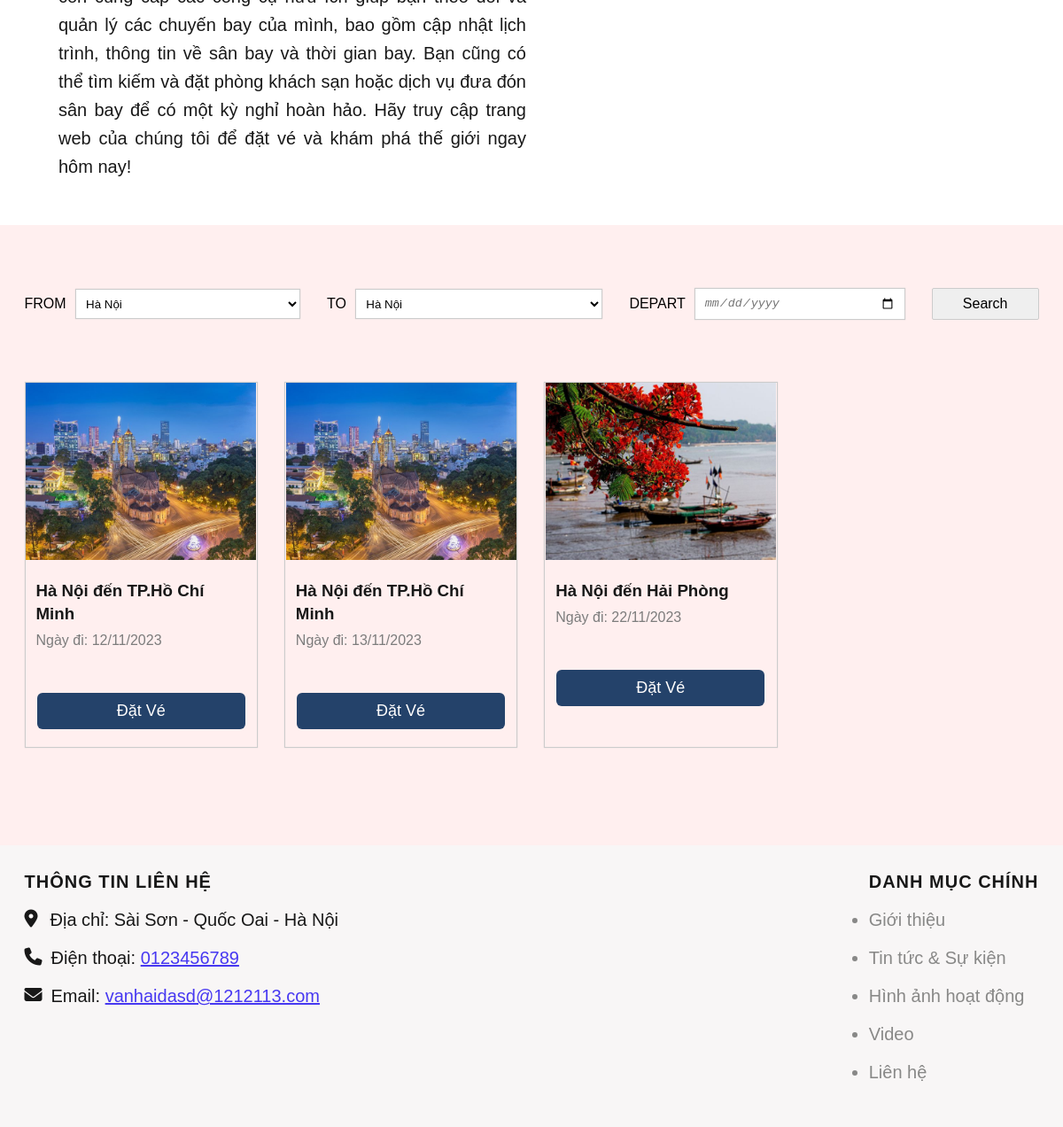
Before: / (lower part) with the older database file.
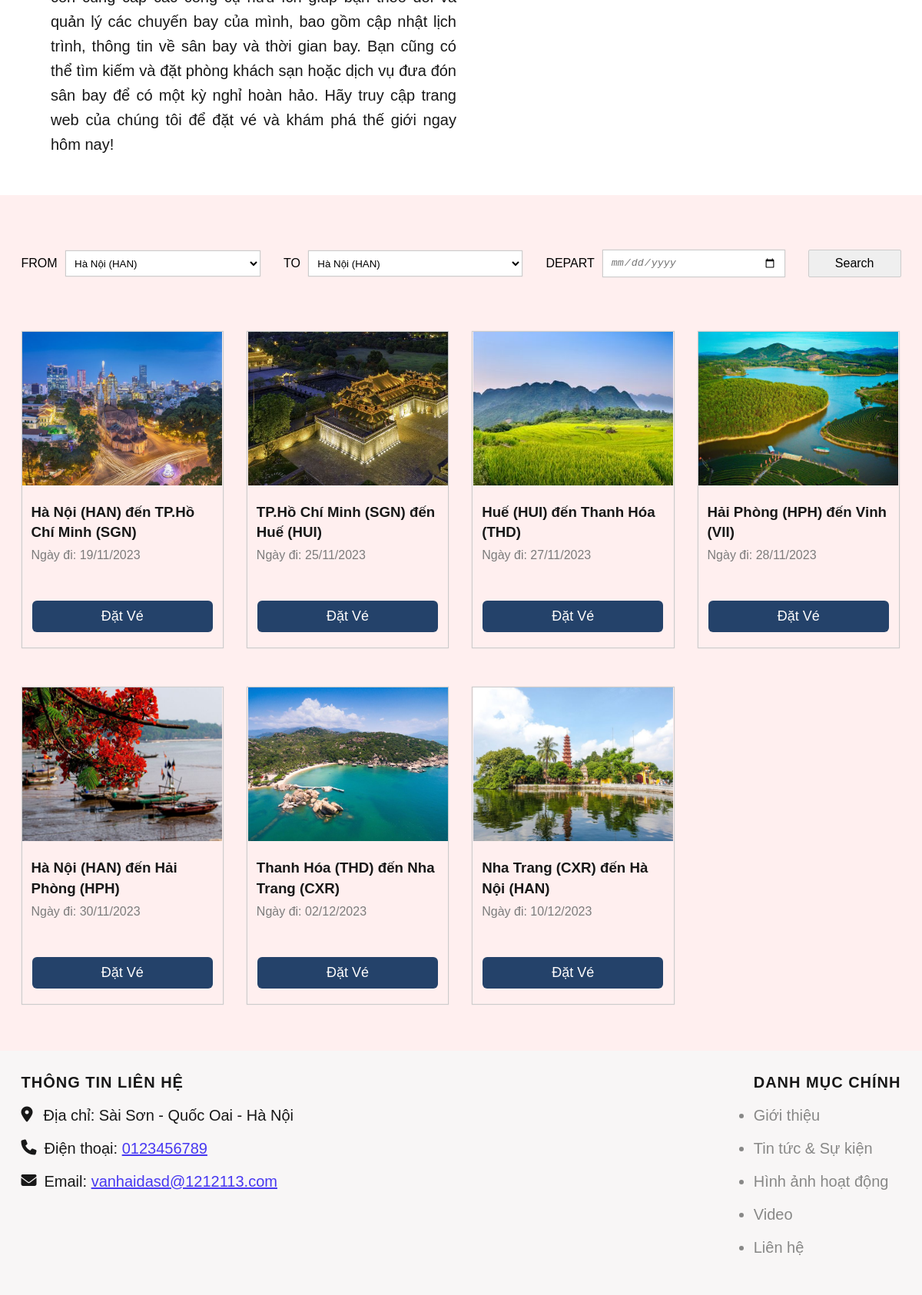
After: the same page with the newer database file.
### tables this page shows
CREATE TABLE `chuyen_bay` (
  `id` int(11) NOT NULL,
  `ten_may_bay` varchar(255) NOT NULL,
  `id_diemDi` int(11) NOT NULL,
  `id_diemDen` int(11) NOT NULL,
  `ngay_khoi_hanh` date NOT NULL,
  `thoi_gian_di` datetime NOT NULL,
  `thoi_gian_den` datetime NOT NULL,
  `trang_thai` varchar(255) NOT NULL
);

CREATE TABLE `dia_diem` (
  `id` int(11) NOT NULL,
  `ten` varchar(255) NOT NULL,
  `img` varchar(255) NOT NULL
);

### model/pdo.php (called while the page is built, shortened)
<?php
function pdo_get_connection(){
    $servername = "localhost";
    $username = "root";
    $password = "";
    try {
        $conn = new PDO("mysql:host=$servername;dbname=dat_ve_may_bay", $username, $password);
        $conn->setAttribute(PDO::ATTR_ERRMODE, PDO::ERRMODE_EXCEPTION);
        return $conn;
    } catch(PDOException $e) {
        echo "Connection failed: " . $e->getMessage();
    }
}
function pdo_query($sql){
    $sql_args=array_slice(func_get_args(),1);
    try{
        $conn=pdo_get_connection();
        $stmt=$conn->prepare($sql);
        $stmt->execute($sql_args);
        $rows=$stmt->fetchAll();
        return $rows;
    }
    catch(PDOException $e){
        throw $e;
    }
    finally{
        unset($conn);
    }
}
?>

### model/diadiem.php (called while the page is built, shortened)
<?php
    function loadall_diadiem() {
        $sql = "SELECT * FROM `dia_diem` WHERE 1";
        $listDiaDiem = pdo_query($sql);
        return $listDiaDiem;
    }
?>

### model/chuyenbay.php (called while the page is built, shortened)
<?php
    function load_cb_home () {
        $sql = "SELECT cb.*,
        dd_di.ten AS diem_di,
        dd_den.ten AS diem_den,
        dd_den.img AS img_den
        FROM chuyen_bay cb
        JOIN dia_diem dd_di ON cb.id_diemDi = dd_di.id
        JOIN dia_diem dd_den ON cb.id_diemDen = dd_den.id
        ORDER BY cb.ngay_khoi_hanh
        LIMIT 8;
        ";
        $list = pdo_query($sql);
        return $list;
    }
?>

### view/home.php (the view, shortened to what this page needs)
<div class="content">
            <div id="info" class="info">
                <div class="info-content">
                    <div class="text">
                        <p></p>
                    </div>
                    <div class="img" style="position: relative;">
                    </div>
                </div>
            </div>
            <div id="tickets" class="tickets">
                <div class="tickets-content">
                    <form action="index.php?act=search" class="tickets-form" method="POST">
                            <div class="box">
                                <label>FROM</label>
                                <select name="diemdi" id="" class="">
                                    <?php
                                        foreach ($listDiaDiem as $value) {
                                            extract($value);
                                            echo '<option value="'.$id.'">'.$ten.'</option>';
                                        }
                                    ?>
                                </select>
                            </div>
                            <div class="box">
                                <label>TO</label>
                                <select name="diemden" id="" class="">
                                    <?php
                                        foreach ($listDiaDiem as $value) {
                                            extract($value);
                                            echo '<option value="'.$id.'">'.$ten.'</option>';
                                        }
                                    ?>
                                </select>
                            </div>
                            <div class="box">
                                <label>DEPART</label>
                                <input name="ngaydi" type="date" class="from" min="<?= date('Y-m-d');?>">
                            </div>
                            <input type="submit" name="search" value="Search" class="btn-search">
                    </form>
                    <div class="tikets-buy">
                        <div class="row-item">
                            <?php
                                $i = 1;
                                foreach ($listCbNew as $value) {
                                    extract($value);
                            ?>
                            <div class="item">
                                <img src="upload/<?= $img_den ?>" alt="ảnh lỗi">
                                <div class="item-text">
                                    <h3><?= $diem_di ?> đến <?= $diem_den ?></h3>
                                    <p class="date">Ngày đi: <?= date('d/m/Y', strtotime($ngay_khoi_hanh)) ?></p>
                                </div>
                                <a href="<?= (isset($_SESSION['user']) ? "index.php?act=datve&id=$id" : "index.php?act=dangnhap") ?>" class="btn-buy">Đặt Vé</a>
                            </div>
                            <?php if ($i % 4 == 0) { ?>
                                </div>
                                <div class="row-item">
                            <?php }
                                    $i++;
                                }
                            ?>
                        </div>
                    </div>
                </div>
            </div>

Changed rows visible on the page:
removed chuyen_bay: id_diemDen.img (picture), id_diemDi.ten "Hà Nội", id_diemDen.ten "TP.Hồ Chí Minh", ngay_khoi_hanh "12/11/2023"
removed chuyen_bay: id_diemDen.img (picture), id_diemDi.ten "Hà Nội", id_diemDen.ten "Hải Phòng", ngay_khoi_hanh "22/11/2023"
changed chuyen_bay (number 1 of 7 on the later page): id_diemDi.ten "Hà Nội" → "Hà Nội (HAN)"; id_diemDen.ten "TP.Hồ Chí Minh" → "TP.Hồ Chí Minh (SGN)"; ngay_khoi_hanh "13/11/2023" → "19/11/2023"
added chuyen_bay: id_diemDen.img (picture), id_diemDi.ten "TP.Hồ Chí Minh (SGN)", id_diemDen.ten "Huế (HUI)", ngay_khoi_hanh "25/11/2023"
added chuyen_bay: id_diemDen.img (picture), id_diemDi.ten "Huế (HUI)", id_diemDen.ten "Thanh Hóa (THD)", ngay_khoi_hanh "27/11/2023"
added chuyen_bay: id_diemDen.img (picture), id_diemDi.ten "Hải Phòng (HPH)", id_diemDen.ten "Vinh (VII)", ngay_khoi_hanh "28/11/2023"
added chuyen_bay: id_diemDen.img (picture), id_diemDi.ten "Hà Nội (HAN)", id_diemDen.ten "Hải Phòng (HPH)", ngay_khoi_hanh "30/11/2023"
added chuyen_bay: id_diemDen.img (picture), id_diemDi.ten "Thanh Hóa (THD)", id_diemDen.ten "Nha Trang (CXR)", ngay_khoi_hanh "02/12/2023"
added chuyen_bay: id_diemDen.img (picture), id_diemDi.ten "Nha Trang (CXR)", id_diemDen.ten "Hà Nội (HAN)", ngay_khoi_hanh "10/12/2023"
Other visible differences:
form field diemdi: "Hà Nội" → "Hà Nội (HAN)"
form field diemden: "Hà Nội" → "Hà Nội (HAN)"
